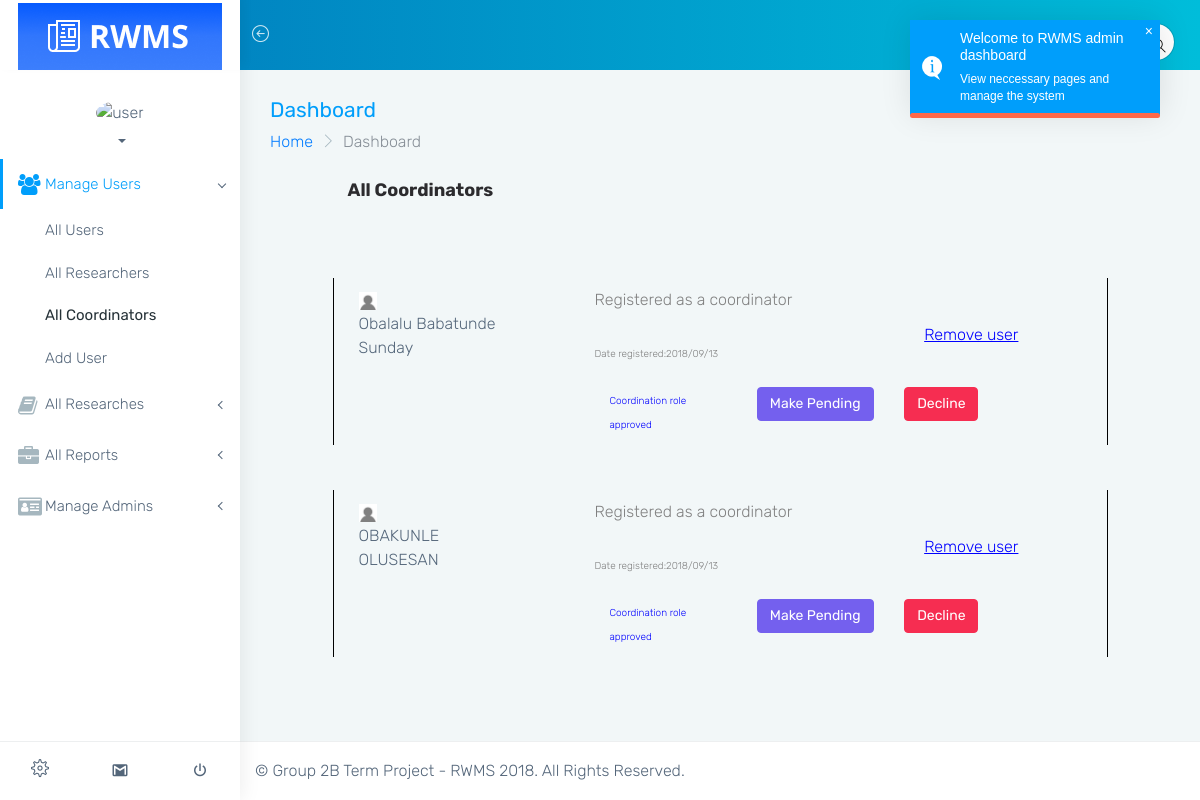
The page /admin/all_coordinators.php on the database its author committed.
### tables this page shows
CREATE TABLE `user` (
  `id` int(11) NOT NULL,
  `user_id` int(11) NOT NULL,
  `surname` varchar(20) NOT NULL,
  `other_names` varchar(35) NOT NULL,
  `user_role` int(11) NOT NULL DEFAULT '0' COMMENT '0 for resercher, 1 for coordinator',
  `email` varchar(50) NOT NULL,
  `password` varchar(55) NOT NULL,
  `profile_pix` text NOT NULL,
  `activation_code` text NOT NULL,
  `activation_code_validity` varchar(50) NOT NULL,
  `account_status` int(11) NOT NULL,
  `request_for_coordination_role_is_seen` int(11) DEFAULT '0',
  `is_approved_as_coordinator` int(11) NOT NULL DEFAULT '2',
  `date_registered` datetime NOT NULL
);

### app/init.php (called while the page is built, shortened)
<?php
global $db_conn;
global $lang;
include "classes/Master.php";
include "classes/Coordinator.php";
$coordinator = new Coordinator($db_conn,$lang);
?>

### app/classes/Coordinator.php (called while the page is built, shortened)
<?php
class Coordinator extends Master
{
    public function fetch_all()
    {
        $data = "*";
        $table = "user";
        $where = " WHERE user_role=1 ORDER BY id DESC";
        $result = $this->getAllData($data, $table, $where);
        return $result;
    }
}

### app/classes/Master.php (called while the page is built, shortened)
<?php
class Master
{
    protected $db;
        function __construct($db_conn,$lang)
        {
            $this->db = $db_conn;
        }
    public function getAllData($data, $table, $where = '')
    {
        try {
            if ($data != '*') {
                $selections = implode(', ', $data);
            } else {
                $selections = '*';
            }
            $stmt = $this->db->prepare("SELECT {$selections} FROM `$table` " . $where . "");
            $stmt->execute();
            $settings_data = $stmt->fetchAll(PDO::FETCH_ASSOC);
            if ($stmt->rowCount() > 0) {
                return $settings_data;
            }
        } catch (PDOException $e) {
            return $e->getMessage();
        }
    }
}
?>

### admin/all_coordinators.php (the view, shortened to what this page needs)
<?php
    include("../app/init.php");
    $all_users=$coordinator->fetch_all();
?>
<!DOCTYPE html>
<html lang="en">
<head>
    <link href="../assets/plugins/bootstrap/css/bootstrap.min.css" rel="stylesheet">
    <link href="../assets/plugins/chartist-js/dist/chartist.min.css" rel="stylesheet">
    <link href="../assets/plugins/chartist-js/dist/chartist-init.css" rel="stylesheet">
    <link href="../assets/plugins/chartist-plugin-tooltip-master/dist/chartist-plugin-tooltip.css" rel="stylesheet">
    <link href="../assets/plugins/css-chart/css-chart.css" rel="stylesheet">
    <link href="../assets/plugins/toast-master/css/jquery.toast.css" rel="stylesheet">
    <link href="css/style.css" rel="stylesheet">
    <link href="css/colors/blue.css" id="theme" rel="stylesheet">
</head>
<body class="fix-header fix-sidebar card-no-border">
    <div id="main-wrapper">
        <?php include("header_loggedin.php");?>
        <?php include("sidenav.php");?>
        <div class="page-wrapper">
            <div class="container-fluid">
                <div class="row page-titles">
                    <div class="col-md-6 col-8 align-self-center">
                        <h3 class="text-themecolor m-b-0 m-t-0">Dashboard</h3>
                        <ol class="breadcrumb">
                            <li class="breadcrumb-item"><a href="javascript:void(0)">Home</a></li>
                            <li class="breadcrumb-item active">Dashboard</li>
                        </ol>
                    </div>
                </div>
                <div class="row">
                <div class="col-md-10 mx-auto mb-5">
                <h4 class="section-heading" style="font-weight:bold;">All Coordinators</h4> <br>
                <?php
                    $i=0;
                    if(!empty($all_users)){
                        foreach ($all_users as $a_user) {
                            $i++;
                            $user_id=$a_user['user_id'];
                            $user_role=$a_user['user_role'];
                            $profile_pix=$a_user['profile_pix'];
                            $date_registered=$a_user['date_registered'];
                            $user_name=$a_user['surname']." ".$a_user['other_names'];
                            if($user_role==1){
                                $role_msg="Registered as a coordinator";
                            }elseif($user_role==0){
                                $role_msg="Registered as a researcher";
                            }
                            $date_reg=date("Y/m/d",strtotime($date_registered));
                            $approval_msg="";
                            $is_approved=$a_user['is_approved_as_coordinator'];
                            if($is_approved==1){
                                $approval_msg="
                                    <div class='col-md-4'>
                                        <span style='font-size:10px;color:blue'>Coordination role approved</span>
                                    </div>
                                    <div class='col-md-4'>
                                        <button class='btn btn-primary'". '  onclick="decideOnCoordinationRoleRequest(2,'.$user_id.','."'approvalDiv$i'".')"'.">Make Pending</button>
                                    </div>
                                    <div class='col-md-4'>
                                        <button class='btn btn-danger'". '  onclick="decideOnCoordinationRoleRequest(0,'.$user_id.','."'approvalDiv$i'".')"'.">Decline</button>
                                    </div>
                                ";
                            }
                ?>
                        <div class="row" style="margin-top:45px;padding:10px;border-right:1px solid black;border-left:1px solid black;" id="userDiv<?php echo $i;?>">
                            <div class="col-md-3">
                                <img src="<?php echo "../$profile_pix";?> " alt="" class="" height="18px">
                                <div><?php echo $user_name;?></div>
                            </div>
                            <div class="col-md-1"></div>
                            <div class="col-md-8 row">
                                <div class="col-md-8">
                                    <div class='row'><span style="color:grey;"><?php echo $role_msg;?></span></div>
                                    <div class='row' style="padding-top:35px;font-size:10px"><span style="color:grey;">Date registered:<?php echo $date_reg;?></span></div>
                                </div>
                                <div class="col-md-4" style="padding-top:35px">
                                    <span style="color:blue;text-decoration:underline;" onclick="removeUser(<?php echo $user_id;?>,'userDiv<?php echo $i;?>')">Remove user</span>
                                </div>
                                <div class='row col-md-12' style="margin-top:25px;" id="approvalDiv<?php echo $i;?>"><?php echo $approval_msg;?></div>
                            </div>
                        </div>
                <?php
                        }
                    }
                ?>
            </div>
                </div>
            </div>
            <footer class="footer">
                &copy; Group 2B Term Project - RWMS 2018. All Rights Reserved.
            </footer>
        </div>
    </div>
</body>
</html>

### admin/css/colors/blue.css (style rules this page uses)
.text-themecolor { color: #009efb !important; }

### rows shown on the page
user: profile_pix (placeholder picture), user_name "Obalalu Babatunde Sunday", user_role "Registered as a coordinator", date_registered "2018/09/13"
user: profile_pix (placeholder picture), user_name "OBAKUNLE OLUSESAN", user_role "Registered as a coordinator", date_registered "2018/09/13"
